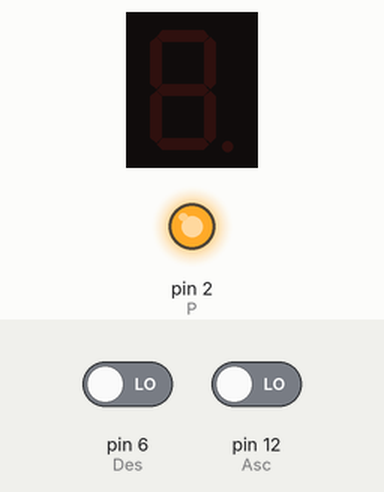
This sketch was run on a simulated Arduino Uno, built with avr-gcc and run on an emulated ATmega328P. On the bench: 1-digit seven-segment display, output pins drawn as LEDs (lit = HIGH). Wiring (inferred from the names in the program): 1-digit 7-segment display, segments lit when HIGH: segments pin 10, pin 11, pin 3, pin 4, pin 5, pin 9, pin 8. The test bench sets the inputs (shaded band); at power-on: pin 6 (Des) LOW, pin 12 (Asc) LOW. The segment pins are drawn as the display they are named for; pins used as bus, display or sensor lines are not drawn.

Above: at 1.2 s.
1.3 s: pin 6 (Des) driven HIGH
At 4.1 s:
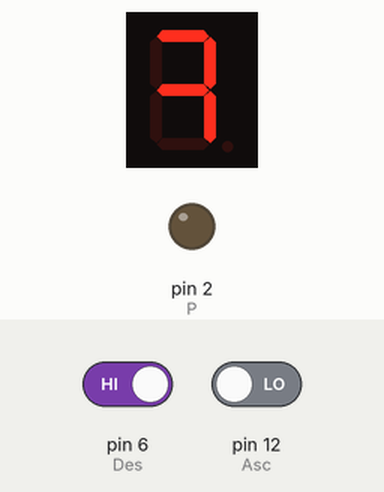
10.3 s: pin 6 (Des) driven LOW
At 11.9 s:
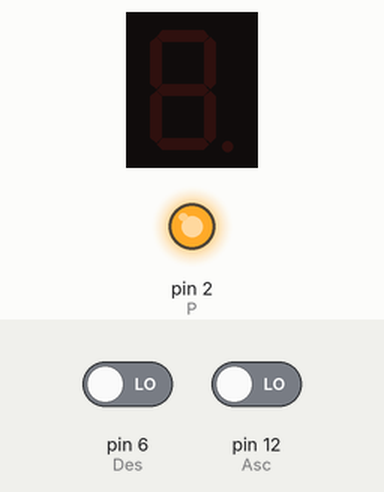
12.8 s: pin 12 (Asc) driven HIGH
At 13.1 s:
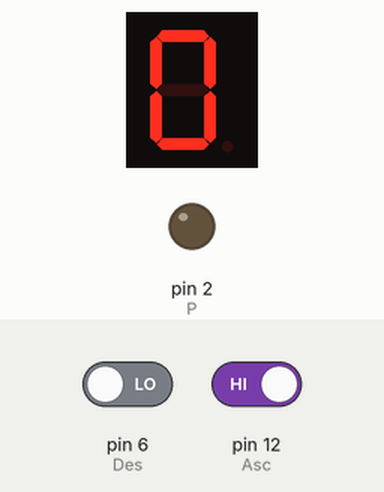
Timing chart, 0 to 15.8 s (numbered marks = the images above; inputs shaded):
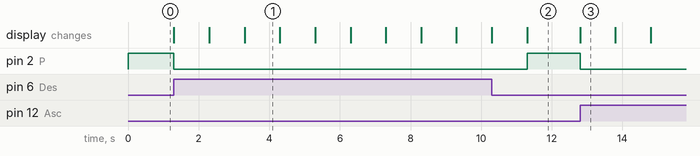

The sketch:

Laboratorio_No.2.ino
```cpp
int Des = 6;
int E = 5;
int D = 4;
int C = 3;
int P = 2;

int Asc = 12;
int G = 8;
int F = 9;
int A = 10;
int B = 11;

int MonitorSerial;

void setup() {
  Serial.begin(9600);
  pinMode(Des, INPUT);
  pinMode(Asc, INPUT);
  pinMode(G, OUTPUT);
  pinMode(F, OUTPUT);
  pinMode(A, OUTPUT);
  pinMode(B, OUTPUT);
  pinMode(E, OUTPUT);
  pinMode(D, OUTPUT);
  pinMode(C, OUTPUT);
  pinMode(P, OUTPUT);
}

void loop() {
  Apagado();
  MonitorSerial = Serial.read();
  if (digitalRead(Asc) == 1) {
    Ascendente();
  } else if (digitalRead(Des) == 1) {
    Descendente();
  } else {
    switch (MonitorSerial) {
      case '0':
        Cero();
        delay(1000);
        break;
      case '1':
        Uno();
        delay(1000);
        break;
      case '2':
        Dos();
        delay(1000);
        break;
      case '3':
        Tres();
        delay(1000);
        break;
      case '4':
        Cuatro();
        delay(1000);
        break;
      case '5':
        Cinco();
        delay(1000);
        break;
      case '6':
        Seis();
        delay(1000);
        break;
      case '7':
        Siete();
        delay(1000);
        break;
      case '8':
        Ocho();
        delay(1000);
        break;
      case '9':
        Nueve();
        delay(1000);
        break;
    }
  }
}

void Ascendente() {
  Cero();
  delay(1000);
  Uno();
  delay(1000);
  Dos();
  delay(1000);
  Tres();
  delay(1000);
  Cuatro();
  delay(1000);
  Cinco();
  delay(1000);
  Seis();
  delay(1000);
  Siete();
  delay(1000);
  Ocho();
  delay(1000);
  Nueve();
  delay(1000);
}

void Descendente() {
  Nueve();
  delay(1000);
  Ocho();
  delay(1000);
  Siete();
  delay(1000);
  Seis();
  delay(1000);
  Cinco();
  delay(1000);
  Cuatro();
  delay(1000);
  Tres();
  delay(1000);
  Dos();
  delay(1000);
  Uno();
  delay(1000);
  Cero();
  delay(1000);
}

void Cero() {
  digitalWrite(G, LOW);
  digitalWrite(F, HIGH);
  digitalWrite(A, HIGH);
  digitalWrite(B, HIGH);
  digitalWrite(E, HIGH);
  digitalWrite(D, HIGH);
  digitalWrite(C, HIGH);
  digitalWrite(P, LOW);
}

void Uno() {
  digitalWrite(G, LOW);
  digitalWrite(F, LOW);
  digitalWrite(A, LOW);
  digitalWrite(B, HIGH);
  digitalWrite(E, LOW);
  digitalWrite(D, LOW);
  digitalWrite(C, HIGH);
  digitalWrite(P, LOW);
}

void Dos() {
  digitalWrite(G, HIGH);
  digitalWrite(F, LOW);
  digitalWrite(A, HIGH);
  digitalWrite(B, HIGH);
  digitalWrite(E, HIGH);
  digitalWrite(D, HIGH);
  digitalWrite(C, LOW);
  digitalWrite(P, LOW);
}

void Tres() {
  digitalWrite(G, HIGH);
  digitalWrite(F, LOW);
  digitalWrite(A, HIGH);
  digitalWrite(B, HIGH);
  digitalWrite(E, LOW);
  digitalWrite(D, HIGH);
  digitalWrite(C, HIGH);
  digitalWrite(P, LOW);
}

void Cuatro() {
  digitalWrite(G, HIGH);
  digitalWrite(F, HIGH);
  digitalWrite(A, LOW);
  digitalWrite(B, HIGH);
  digitalWrite(E, LOW);
  digitalWrite(D, LOW);
  digitalWrite(C, HIGH);
  digitalWrite(P, LOW);
}

void Cinco() {
  digitalWrite(G, HIGH);
  digitalWrite(F, HIGH);
  digitalWrite(A, HIGH);
  digitalWrite(B, LOW);
  digitalWrite(E, LOW);
  digitalWrite(D, HIGH);
  digitalWrite(C, HIGH);
  digitalWrite(P, LOW);
}

void Seis() {
  digitalWrite(G, HIGH);
  digitalWrite(F, HIGH);
  digitalWrite(A, LOW);
  digitalWrite(B, LOW);
  digitalWrite(E, HIGH);
  digitalWrite(D, HIGH);
  digitalWrite(C, HIGH);
  digitalWrite(P, LOW);
}

void Siete() {
  digitalWrite(G, HIGH);
  digitalWrite(F, LOW);
  digitalWrite(A, HIGH);
  digitalWrite(B, HIGH);
  digitalWrite(E, LOW);
  digitalWrite(D, LOW);
  digitalWrite(C, HIGH);
  digitalWrite(P, LOW);
}

void Ocho() {
  digitalWrite(G, HIGH);
  digitalWrite(F, HIGH);
  digitalWrite(A, HIGH);
  digitalWrite(B, HIGH);
  digitalWrite(E, HIGH);
  digitalWrite(D, HIGH);
  digitalWrite(C, HIGH);
  digitalWrite(P, LOW);
}

void Nueve() {
  digitalWrite(G, HIGH);
  digitalWrite(F, HIGH);
  digitalWrite(A, HIGH);
  digitalWrite(B, HIGH);
  digitalWrite(E, LOW);
  digitalWrite(D, LOW);
  digitalWrite(C, HIGH);
  digitalWrite(P, LOW);
}

void Apagado() {
  digitalWrite(G, LOW);
  digitalWrite(F, LOW);
  digitalWrite(A, LOW);
  digitalWrite(B, LOW);
  digitalWrite(E, LOW);
  digitalWrite(D, LOW);
  digitalWrite(C, LOW);
  digitalWrite(P, HIGH);
}
```

Measured:
- after the input at 1.3 s, pin 2 (P): HIGH → LOW at once; the display: first changes at once (image 1 shows a later state)
- after the input at 10.3 s, pin 2 (P): LOW → HIGH after 1.0 s
- after the input at 12.8 s, pin 2 (P): HIGH → LOW at once; the display: changes at once (image 3)
- what the display in image 1 shows lasts 1.0 s, from 3.3 s to 4.3 s
